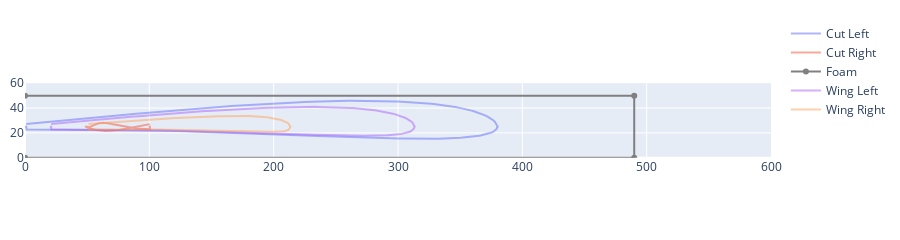

Source (notebook cell):
### Code cell
fig, stats = gplt.plot_gcode_2dprofile(pgc_filtered, draw_cutting_path=True,
                                       draw_foam_block=True, draw_machine_block = False,
                                       num_of_points=-1)
fig.update_yaxes(
    scaleanchor = "x",
    scaleratio = 1,
    constrain='domain',
    range=[0,60]
  )

fig.update_xaxes(range=[0,600], constrain="domain")

fig.update_layout(
    autosize=True,
    height=200,)


fig.show()  

#TODO: 1. match colors with 3d, sort out foam box coordinate order

### Figure 1 — Plotly figure (JSON) as saved in the notebook; plotly's stock layout.template omitted (floating-point values rounded to 4 significant figures; data arrays with more than 128 entries replaced by an {"elided": "..."} marker saying what was removed)
{"data": [{"name": "Cut Left", "opacity": 0.5, "type": "scatter", "x": {"elided": "407 float values"}, "y": {"elided": "407 float values"}}, {"name": "Cut Right", "opacity": 0.5, "type": "scatter", "x": {"elided": "407 float values"}, "y": {"elided": "407 float values"}}, {"line": {"color": "gray"}, "name": "Foam", "type": "scatter", "x": [0, 490, 490, 0], "y": [0, 0, 50, 50]}, {"name": "Wing Left", "opacity": 0.5, "type": "scatter", "x": {"elided": "407 float values"}, "y": {"elided": "407 float values"}}, {"name": "Wing Right", "opacity": 0.5, "type": "scatter", "x": {"elided": "407 float values"}, "y": {"elided": "407 float values"}}], "layout": {"autosize": true, "height": 200, "margin": {"b": 10, "l": 10, "r": 20, "t": 10}, "scene": {"aspectmode": "data", "xaxis": {"nticks": 4, "showbackground": false}, "yaxis": {"nticks": 1, "showbackground": false}, "zaxis": {"nticks": 1, "showbackground": false}}, "xaxis": {"constrain": "domain", "range": [0, 600]}, "yaxis": {"constrain": "domain", "range": [0, 60], "scaleanchor": "x", "scaleratio": 1}}}
